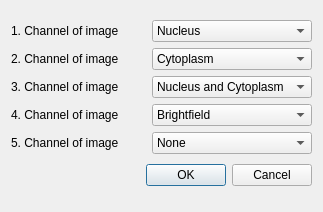
<?xml version="1.0" encoding="UTF-8"?>
<ui version="4.0">
 <class>WindowChannels</class>
 <widget class="QDialog" name="WindowChannels">
  <property name="geometry">
   <rect>
    <x>0</x>
    <y>0</y>
    <width>323</width>
    <height>212</height>
   </rect>
  </property>
  <property name="windowTitle">
   <string>Channels Window</string>
  </property>
  <layout class="QVBoxLayout" name="verticalLayout_2">
   <item>
    <layout class="QVBoxLayout" name="verticalLayout">
     <item>
      <layout class="QHBoxLayout" name="horizontalLayout_2">
       <item>
        <widget class="QLabel" name="label_2">
         <property name="text">
          <string>1. Channel of image</string>
         </property>
        </widget>
       </item>
       <item>
        <widget class="QComboBox" name="comboBox_1">
         <property name="editable">
          <bool>false</bool>
         </property>
         <property name="currentText">
          <string>Nucleus</string>
         </property>
         <property name="currentIndex">
          <number>1</number>
         </property>
         <item>
          <property name="text">
           <string>Brightfield</string>
          </property>
         </item>
         <item>
          <property name="text">
           <string>Nucleus</string>
          </property>
         </item>
         <item>
          <property name="text">
           <string>Cytoplasm</string>
          </property>
         </item>
         <item>
          <property name="text">
           <string>Nucleus and Cytoplasm</string>
          </property>
         </item>
         <item>
          <property name="text">
           <string>None</string>
          </property>
         </item>
        </widget>
       </item>
      </layout>
     </item>
     <item>
      <layout class="QHBoxLayout" name="horizontalLayout_3">
       <item>
        <widget class="QLabel" name="label_3">
         <property name="text">
          <string>2. Channel of image</string>
         </property>
        </widget>
       </item>
       <item>
        <widget class="QComboBox" name="comboBox_2">
         <property name="editable">
          <bool>false</bool>
         </property>
         <property name="currentText">
          <string>Cytoplasm</string>
         </property>
         <property name="currentIndex">
          <number>2</number>
         </property>
         <item>
          <property name="text">
           <string>Brightfield</string>
          </property>
         </item>
         <item>
          <property name="text">
           <string>Nucleus</string>
          </property>
         </item>
         <item>
          <property name="text">
           <string>Cytoplasm</string>
          </property>
         </item>
         <item>
          <property name="text">
           <string>Nucleus and Cytoplasm</string>
          </property>
         </item>
         <item>
          <property name="text">
           <string>None</string>
          </property>
         </item>
        </widget>
       </item>
      </layout>
     </item>
     <item>
      <layout class="QHBoxLayout" name="horizontalLayout_5">
       <item>
        <widget class="QLabel" name="label_5">
         <property name="text">
          <string>3. Channel of image</string>
         </property>
        </widget>
       </item>
       <item>
        <widget class="QComboBox" name="comboBox_3">
         <property name="editable">
          <bool>false</bool>
         </property>
         <property name="currentText">
          <string>Nucleus and Cytoplasm</string>
         </property>
         <property name="currentIndex">
          <number>3</number>
         </property>
         <item>
          <property name="text">
           <string>Brightfield</string>
          </property>
         </item>
         <item>
          <property name="text">
           <string>Nucleus</string>
          </property>
         </item>
         <item>
          <property name="text">
           <string>Cytoplasm</string>
          </property>
         </item>
         <item>
          <property name="text">
           <string>Nucleus and Cytoplasm</string>
          </property>
         </item>
         <item>
          <property name="text">
           <string>None</string>
          </property>
         </item>
        </widget>
       </item>
      </layout>
     </item>
     <item>
      <layout class="QHBoxLayout" name="horizontalLayout_4">
       <item>
        <widget class="QLabel" name="label_4">
         <property name="text">
          <string>4. Channel of image</string>
         </property>
        </widget>
       </item>
       <item>
        <widget class="QComboBox" name="comboBox_4">
         <property name="editable">
          <bool>false</bool>
         </property>
         <item>
          <property name="text">
           <string>Brightfield</string>
          </property>
         </item>
         <item>
          <property name="text">
           <string>Nucleus</string>
          </property>
         </item>
         <item>
          <property name="text">
           <string>Cytoplasm</string>
          </property>
         </item>
         <item>
          <property name="text">
           <string>Nucleus and Cytoplasm</string>
          </property>
         </item>
         <item>
          <property name="text">
           <string>None</string>
          </property>
         </item>
        </widget>
       </item>
      </layout>
     </item>
     <item>
      <layout class="QHBoxLayout" name="horizontalLayout_6">
       <item>
        <widget class="QLabel" name="label_6">
         <property name="text">
          <string>5. Channel of image</string>
         </property>
        </widget>
       </item>
       <item>
        <widget class="QComboBox" name="comboBox_5">
         <property name="editable">
          <bool>false</bool>
         </property>
         <property name="currentIndex">
          <number>4</number>
         </property>
         <item>
          <property name="text">
           <string>Brightfield</string>
          </property>
         </item>
         <item>
          <property name="text">
           <string>Nucleus</string>
          </property>
         </item>
         <item>
          <property name="text">
           <string>Cytoplasm</string>
          </property>
         </item>
         <item>
          <property name="text">
           <string>Nucleus and Cytoplasm</string>
          </property>
         </item>
         <item>
          <property name="text">
           <string>None</string>
          </property>
         </item>
        </widget>
       </item>
      </layout>
     </item>
     <item>
      <layout class="QHBoxLayout">
       <property name="spacing">
        <number>6</number>
       </property>
       <property name="leftMargin">
        <number>0</number>
       </property>
       <property name="topMargin">
        <number>0</number>
       </property>
       <property name="rightMargin">
        <number>0</number>
       </property>
       <property name="bottomMargin">
        <number>0</number>
       </property>
       <item>
        <spacer>
         <property name="orientation">
          <enum>Qt::Horizontal</enum>
         </property>
         <property name="sizeHint" stdset="0">
          <size>
           <width>131</width>
           <height>31</height>
          </size>
         </property>
        </spacer>
       </item>
       <item>
        <widget class="QPushButton" name="okButton">
         <property name="text">
          <string>OK</string>
         </property>
        </widget>
       </item>
       <item>
        <widget class="QPushButton" name="cancelButton">
         <property name="text">
          <string>Cancel</string>
         </property>
        </widget>
       </item>
      </layout>
     </item>
    </layout>
   </item>
  </layout>
 </widget>
 <resources/>
 <connections>
  <connection>
   <sender>okButton</sender>
   <signal>clicked()</signal>
   <receiver>WindowChannels</receiver>
   <slot>accept()</slot>
   <hints>
    <hint type="sourcelabel">
     <x>278</x>
     <y>253</y>
    </hint>
    <hint type="destinationlabel">
     <x>96</x>
     <y>254</y>
    </hint>
   </hints>
  </connection>
  <connection>
   <sender>cancelButton</sender>
   <signal>clicked()</signal>
   <receiver>WindowChannels</receiver>
   <slot>reject()</slot>
   <hints>
    <hint type="sourcelabel">
     <x>369</x>
     <y>253</y>
    </hint>
    <hint type="destinationlabel">
     <x>179</x>
     <y>282</y>
    </hint>
   </hints>
  </connection>
 </connections>
</ui>
